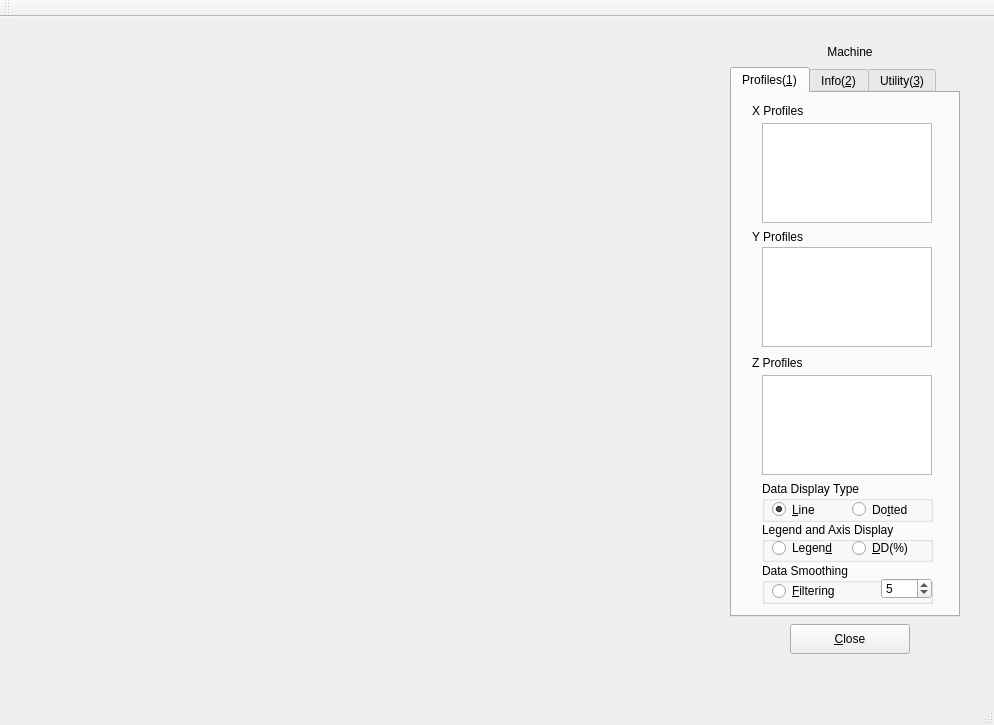
<?xml version="1.0" encoding="UTF-8"?>
<ui version="4.0">
 <class>PlotComp</class>
 <widget class="QMainWindow" name="PlotComp">
  <property name="geometry">
   <rect>
    <x>0</x>
    <y>0</y>
    <width>994</width>
    <height>725</height>
   </rect>
  </property>
  <property name="windowTitle">
   <string>PlotComp</string>
  </property>
  <widget class="QWidget" name="centralWidget">
   <widget class="QPushButton" name="pushButtonDone">
    <property name="geometry">
     <rect>
      <x>790</x>
      <y>607</y>
      <width>120</width>
      <height>30</height>
     </rect>
    </property>
    <property name="text">
     <string>&amp;Close</string>
    </property>
    <property name="shortcut">
     <string>Alt+C</string>
    </property>
   </widget>
   <widget class="MyPlotComp" name="qwtPlot" native="true">
    <property name="geometry">
     <rect>
      <x>30</x>
      <y>24</y>
      <width>690</width>
      <height>580</height>
     </rect>
    </property>
   </widget>
   <widget class="QLabel" name="textLabelMachine">
    <property name="geometry">
     <rect>
      <x>750</x>
      <y>22</y>
      <width>200</width>
      <height>25</height>
     </rect>
    </property>
    <property name="text">
     <string>Machine</string>
    </property>
    <property name="alignment">
     <set>Qt::AlignCenter</set>
    </property>
    <property name="wordWrap">
     <bool>true</bool>
    </property>
   </widget>
   <widget class="QTabWidget" name="tabWidget">
    <property name="geometry">
     <rect>
      <x>730</x>
      <y>50</y>
      <width>230</width>
      <height>550</height>
     </rect>
    </property>
    <property name="currentIndex">
     <number>0</number>
    </property>
    <widget class="QWidget" name="tab">
     <attribute name="title">
      <string>Profiles(&amp;1)</string>
     </attribute>
     <widget class="QLabel" name="textLabelX">
      <property name="geometry">
       <rect>
        <x>20</x>
        <y>10</y>
        <width>140</width>
        <height>16</height>
       </rect>
      </property>
      <property name="text">
       <string>X Profiles</string>
      </property>
      <property name="wordWrap">
       <bool>false</bool>
      </property>
     </widget>
     <widget class="QLabel" name="textLabelY">
      <property name="geometry">
       <rect>
        <x>20</x>
        <y>136</y>
        <width>140</width>
        <height>16</height>
       </rect>
      </property>
      <property name="text">
       <string>Y Profiles</string>
      </property>
      <property name="wordWrap">
       <bool>false</bool>
      </property>
     </widget>
     <widget class="QListWidget" name="yListBox">
      <property name="geometry">
       <rect>
        <x>30</x>
        <y>154</y>
        <width>170</width>
        <height>100</height>
       </rect>
      </property>
     </widget>
     <widget class="QLabel" name="textLabelZ">
      <property name="geometry">
       <rect>
        <x>20</x>
        <y>262</y>
        <width>140</width>
        <height>16</height>
       </rect>
      </property>
      <property name="text">
       <string>Z Profiles</string>
      </property>
      <property name="wordWrap">
       <bool>false</bool>
      </property>
     </widget>
     <widget class="QGroupBox" name="groupBoxSmooth">
      <property name="geometry">
       <rect>
        <x>30</x>
        <y>470</y>
        <width>171</width>
        <height>41</height>
       </rect>
      </property>
      <property name="title">
       <string>Data Smoothing</string>
      </property>
      <widget class="QRadioButton" name="radioButtonFiltered">
       <property name="geometry">
        <rect>
         <x>10</x>
         <y>18</y>
         <width>80</width>
         <height>20</height>
        </rect>
       </property>
       <property name="text">
        <string>&amp;Filtering</string>
       </property>
       <property name="shortcut">
        <string>Alt+F</string>
       </property>
       <property name="checked">
        <bool>false</bool>
       </property>
      </widget>
      <widget class="QSpinBox" name="spinBoxOrder">
       <property name="geometry">
        <rect>
         <x>119</x>
         <y>15</y>
         <width>51</width>
         <height>21</height>
        </rect>
       </property>
       <property name="minimum">
        <number>3</number>
       </property>
       <property name="singleStep">
        <number>2</number>
       </property>
       <property name="value">
        <number>5</number>
       </property>
      </widget>
     </widget>
     <widget class="QGroupBox" name="groupBoxLegend">
      <property name="geometry">
       <rect>
        <x>30</x>
        <y>429</y>
        <width>171</width>
        <height>40</height>
       </rect>
      </property>
      <property name="title">
       <string>Legend and Axis Display</string>
      </property>
      <widget class="QRadioButton" name="radioButtonLegend">
       <property name="geometry">
        <rect>
         <x>10</x>
         <y>16</y>
         <width>70</width>
         <height>20</height>
        </rect>
       </property>
       <property name="text">
        <string>Legen&amp;d</string>
       </property>
       <property name="shortcut">
        <string>Alt+D</string>
       </property>
       <property name="checked">
        <bool>false</bool>
       </property>
      </widget>
      <widget class="QRadioButton" name="radioButtonDD">
       <property name="geometry">
        <rect>
         <x>90</x>
         <y>16</y>
         <width>71</width>
         <height>20</height>
        </rect>
       </property>
       <property name="text">
        <string>&amp;DD(%)</string>
       </property>
       <property name="shortcut">
        <string>Alt+D</string>
       </property>
       <property name="checked">
        <bool>false</bool>
       </property>
      </widget>
     </widget>
     <widget class="QListWidget" name="xListBox">
      <property name="geometry">
       <rect>
        <x>30</x>
        <y>30</y>
        <width>170</width>
        <height>100</height>
       </rect>
      </property>
     </widget>
     <widget class="QListWidget" name="zListBox">
      <property name="geometry">
       <rect>
        <x>30</x>
        <y>282</y>
        <width>170</width>
        <height>100</height>
       </rect>
      </property>
     </widget>
     <widget class="QGroupBox" name="groupBox">
      <property name="geometry">
       <rect>
        <x>30</x>
        <y>388</y>
        <width>171</width>
        <height>41</height>
       </rect>
      </property>
      <property name="title">
       <string>Data Display Type</string>
      </property>
      <widget class="QRadioButton" name="radioButtonDot">
       <property name="geometry">
        <rect>
         <x>90</x>
         <y>18</y>
         <width>71</width>
         <height>21</height>
        </rect>
       </property>
       <property name="text">
        <string>Do&amp;tted</string>
       </property>
       <property name="shortcut">
        <string>Alt+T</string>
       </property>
       <attribute name="buttonGroup">
        <string notr="true">buttonGroup_2</string>
       </attribute>
      </widget>
      <widget class="QRadioButton" name="radioButtonLine">
       <property name="geometry">
        <rect>
         <x>10</x>
         <y>18</y>
         <width>61</width>
         <height>21</height>
        </rect>
       </property>
       <property name="text">
        <string>&amp;Line</string>
       </property>
       <property name="shortcut">
        <string>Alt+L</string>
       </property>
       <property name="checked">
        <bool>true</bool>
       </property>
       <attribute name="buttonGroup">
        <string notr="true">buttonGroup_2</string>
       </attribute>
      </widget>
     </widget>
    </widget>
    <widget class="QWidget" name="tab_2">
     <attribute name="title">
      <string>Info(&amp;2)</string>
     </attribute>
     <widget class="QGroupBox" name="groupBoxSummary">
      <property name="geometry">
       <rect>
        <x>10</x>
        <y>6</y>
        <width>210</width>
        <height>420</height>
       </rect>
      </property>
      <property name="sizePolicy">
       <sizepolicy hsizetype="Fixed" vsizetype="Fixed">
        <horstretch>0</horstretch>
        <verstretch>0</verstretch>
       </sizepolicy>
      </property>
      <property name="title">
       <string>Calculation Summary</string>
      </property>
      <widget class="QLabel" name="textLabelDate">
       <property name="geometry">
        <rect>
         <x>10</x>
         <y>30</y>
         <width>40</width>
         <height>21</height>
        </rect>
       </property>
       <property name="text">
        <string>Date:</string>
       </property>
       <property name="wordWrap">
        <bool>false</bool>
       </property>
      </widget>
      <widget class="QLabel" name="textLabelCPU">
       <property name="geometry">
        <rect>
         <x>10</x>
         <y>73</y>
         <width>98</width>
         <height>21</height>
        </rect>
       </property>
       <property name="text">
        <string>CPU Time (min):</string>
       </property>
       <property name="wordWrap">
        <bool>false</bool>
       </property>
      </widget>
      <widget class="QLabel" name="textLabelPhantom">
       <property name="geometry">
        <rect>
         <x>10</x>
         <y>93</y>
         <width>90</width>
         <height>21</height>
        </rect>
       </property>
       <property name="text">
        <string>Phantom Size:</string>
       </property>
       <property name="wordWrap">
        <bool>false</bool>
       </property>
      </widget>
      <widget class="QLabel" name="textLabelVoxel">
       <property name="geometry">
        <rect>
         <x>10</x>
         <y>114</y>
         <width>102</width>
         <height>21</height>
        </rect>
       </property>
       <property name="text">
        <string>Voxel Size (mm):</string>
       </property>
       <property name="wordWrap">
        <bool>false</bool>
       </property>
      </widget>
      <widget class="QLabel" name="textLabelTime">
       <property name="geometry">
        <rect>
         <x>10</x>
         <y>51</y>
         <width>40</width>
         <height>21</height>
        </rect>
       </property>
       <property name="text">
        <string>Time:</string>
       </property>
       <property name="wordWrap">
        <bool>false</bool>
       </property>
      </widget>
      <widget class="QLabel" name="textLabelSSD">
       <property name="geometry">
        <rect>
         <x>10</x>
         <y>135</y>
         <width>90</width>
         <height>21</height>
        </rect>
       </property>
       <property name="text">
        <string>SSD (mm):</string>
       </property>
       <property name="wordWrap">
        <bool>false</bool>
       </property>
      </widget>
      <widget class="QLabel" name="textLabelSp">
       <property name="geometry">
        <rect>
         <x>10</x>
         <y>198</y>
         <width>90</width>
         <height>21</height>
        </rect>
       </property>
       <property name="text">
        <string>Sp (cm):</string>
       </property>
       <property name="wordWrap">
        <bool>false</bool>
       </property>
      </widget>
      <widget class="QLabel" name="textLabelSs">
       <property name="geometry">
        <rect>
         <x>10</x>
         <y>219</y>
         <width>90</width>
         <height>21</height>
        </rect>
       </property>
       <property name="text">
        <string>Ss (cm):</string>
       </property>
       <property name="wordWrap">
        <bool>false</bool>
       </property>
      </widget>
      <widget class="QLabel" name="textLabelEmin">
       <property name="geometry">
        <rect>
         <x>10</x>
         <y>261</y>
         <width>90</width>
         <height>21</height>
        </rect>
       </property>
       <property name="text">
        <string>Emin (MeV):</string>
       </property>
       <property name="wordWrap">
        <bool>false</bool>
       </property>
      </widget>
      <widget class="QLabel" name="textLabelEmax">
       <property name="geometry">
        <rect>
         <x>10</x>
         <y>282</y>
         <width>90</width>
         <height>21</height>
        </rect>
       </property>
       <property name="text">
        <string>Emax (MeV):</string>
       </property>
       <property name="wordWrap">
        <bool>false</bool>
       </property>
      </widget>
      <widget class="QLabel" name="textLabelB">
       <property name="geometry">
        <rect>
         <x>10</x>
         <y>324</y>
         <width>90</width>
         <height>21</height>
        </rect>
       </property>
       <property name="text">
        <string>B (Broadness):</string>
       </property>
       <property name="wordWrap">
        <bool>false</bool>
       </property>
      </widget>
      <widget class="QLabel" name="textLabelL">
       <property name="geometry">
        <rect>
         <x>10</x>
         <y>302</y>
         <width>100</width>
         <height>21</height>
        </rect>
       </property>
       <property name="text">
        <string>L (Low Energy):</string>
       </property>
       <property name="wordWrap">
        <bool>false</bool>
       </property>
      </widget>
      <widget class="QLineEdit" name="lineEditL">
       <property name="enabled">
        <bool>false</bool>
       </property>
       <property name="geometry">
        <rect>
         <x>112</x>
         <y>303</y>
         <width>90</width>
         <height>22</height>
        </rect>
       </property>
      </widget>
      <widget class="QLineEdit" name="lineEditTime">
       <property name="enabled">
        <bool>false</bool>
       </property>
       <property name="geometry">
        <rect>
         <x>112</x>
         <y>51</y>
         <width>90</width>
         <height>22</height>
        </rect>
       </property>
      </widget>
      <widget class="QLineEdit" name="lineEditPs">
       <property name="enabled">
        <bool>false</bool>
       </property>
       <property name="geometry">
        <rect>
         <x>112</x>
         <y>177</y>
         <width>90</width>
         <height>22</height>
        </rect>
       </property>
      </widget>
      <widget class="QLineEdit" name="lineEditVoxel">
       <property name="enabled">
        <bool>false</bool>
       </property>
       <property name="geometry">
        <rect>
         <x>112</x>
         <y>114</y>
         <width>90</width>
         <height>22</height>
        </rect>
       </property>
      </widget>
      <widget class="QLineEdit" name="lineEditSSD">
       <property name="enabled">
        <bool>false</bool>
       </property>
       <property name="geometry">
        <rect>
         <x>112</x>
         <y>135</y>
         <width>90</width>
         <height>22</height>
        </rect>
       </property>
      </widget>
      <widget class="QLineEdit" name="lineEditDate">
       <property name="enabled">
        <bool>false</bool>
       </property>
       <property name="geometry">
        <rect>
         <x>112</x>
         <y>30</y>
         <width>90</width>
         <height>22</height>
        </rect>
       </property>
      </widget>
      <widget class="QLineEdit" name="lineEditB">
       <property name="enabled">
        <bool>false</bool>
       </property>
       <property name="geometry">
        <rect>
         <x>112</x>
         <y>324</y>
         <width>90</width>
         <height>22</height>
        </rect>
       </property>
      </widget>
      <widget class="QLineEdit" name="lineEditPp">
       <property name="enabled">
        <bool>false</bool>
       </property>
       <property name="geometry">
        <rect>
         <x>112</x>
         <y>156</y>
         <width>90</width>
         <height>22</height>
        </rect>
       </property>
      </widget>
      <widget class="QLineEdit" name="lineEditCPU">
       <property name="enabled">
        <bool>false</bool>
       </property>
       <property name="geometry">
        <rect>
         <x>112</x>
         <y>72</y>
         <width>90</width>
         <height>22</height>
        </rect>
       </property>
      </widget>
      <widget class="QLineEdit" name="lineEditEmin">
       <property name="enabled">
        <bool>false</bool>
       </property>
       <property name="geometry">
        <rect>
         <x>112</x>
         <y>261</y>
         <width>90</width>
         <height>22</height>
        </rect>
       </property>
      </widget>
      <widget class="QLineEdit" name="lineEditEmax">
       <property name="enabled">
        <bool>false</bool>
       </property>
       <property name="geometry">
        <rect>
         <x>112</x>
         <y>282</y>
         <width>90</width>
         <height>22</height>
        </rect>
       </property>
      </widget>
      <widget class="QLineEdit" name="lineEditPhantom">
       <property name="enabled">
        <bool>false</bool>
       </property>
       <property name="geometry">
        <rect>
         <x>112</x>
         <y>93</y>
         <width>90</width>
         <height>22</height>
        </rect>
       </property>
      </widget>
      <widget class="QLineEdit" name="lineEditSs">
       <property name="enabled">
        <bool>false</bool>
       </property>
       <property name="geometry">
        <rect>
         <x>112</x>
         <y>219</y>
         <width>90</width>
         <height>22</height>
        </rect>
       </property>
      </widget>
      <widget class="QLineEdit" name="lineEditSp">
       <property name="enabled">
        <bool>false</bool>
       </property>
       <property name="geometry">
        <rect>
         <x>112</x>
         <y>198</y>
         <width>90</width>
         <height>22</height>
        </rect>
       </property>
      </widget>
      <widget class="QLineEdit" name="lineEditPe">
       <property name="enabled">
        <bool>false</bool>
       </property>
       <property name="geometry">
        <rect>
         <x>112</x>
         <y>240</y>
         <width>90</width>
         <height>22</height>
        </rect>
       </property>
      </widget>
      <widget class="QLabel" name="textLabelPp">
       <property name="geometry">
        <rect>
         <x>10</x>
         <y>156</y>
         <width>90</width>
         <height>21</height>
        </rect>
       </property>
       <property name="text">
        <string>Pp (%):</string>
       </property>
       <property name="wordWrap">
        <bool>false</bool>
       </property>
      </widget>
      <widget class="QLabel" name="textLabelPs">
       <property name="geometry">
        <rect>
         <x>10</x>
         <y>177</y>
         <width>90</width>
         <height>21</height>
        </rect>
       </property>
       <property name="text">
        <string>Ps (%):</string>
       </property>
       <property name="wordWrap">
        <bool>false</bool>
       </property>
      </widget>
      <widget class="QLabel" name="textLabelPe">
       <property name="geometry">
        <rect>
         <x>10</x>
         <y>240</y>
         <width>90</width>
         <height>21</height>
        </rect>
       </property>
       <property name="text">
        <string>Pe (%):</string>
       </property>
       <property name="wordWrap">
        <bool>false</bool>
       </property>
      </widget>
      <widget class="QLabel" name="textLabelZval">
       <property name="geometry">
        <rect>
         <x>10</x>
         <y>366</y>
         <width>90</width>
         <height>21</height>
        </rect>
       </property>
       <property name="text">
        <string>Z (Thickness):</string>
       </property>
       <property name="wordWrap">
        <bool>false</bool>
       </property>
      </widget>
      <widget class="QLineEdit" name="lineEditZval">
       <property name="enabled">
        <bool>false</bool>
       </property>
       <property name="geometry">
        <rect>
         <x>112</x>
         <y>366</y>
         <width>90</width>
         <height>22</height>
        </rect>
       </property>
      </widget>
      <widget class="QLabel" name="textLabelA">
       <property name="geometry">
        <rect>
         <x>10</x>
         <y>345</y>
         <width>90</width>
         <height>21</height>
        </rect>
       </property>
       <property name="text">
        <string>A (Absorption):</string>
       </property>
       <property name="wordWrap">
        <bool>false</bool>
       </property>
      </widget>
      <widget class="QLineEdit" name="lineEditA">
       <property name="enabled">
        <bool>false</bool>
       </property>
       <property name="geometry">
        <rect>
         <x>112</x>
         <y>345</y>
         <width>90</width>
         <height>22</height>
        </rect>
       </property>
      </widget>
      <widget class="QLineEdit" name="lineEditNu">
       <property name="enabled">
        <bool>false</bool>
       </property>
       <property name="geometry">
        <rect>
         <x>112</x>
         <y>387</y>
         <width>90</width>
         <height>22</height>
        </rect>
       </property>
      </widget>
      <widget class="QLabel" name="textLabelNu">
       <property name="geometry">
        <rect>
         <x>10</x>
         <y>387</y>
         <width>90</width>
         <height>21</height>
        </rect>
       </property>
       <property name="text">
        <string>Nu (Att'n):</string>
       </property>
       <property name="wordWrap">
        <bool>false</bool>
       </property>
      </widget>
     </widget>
    </widget>
    <widget class="QWidget" name="TabPage">
     <attribute name="title">
      <string>Utility(&amp;3)</string>
     </attribute>
     <widget class="QGroupBox" name="groupBoxPrint">
      <property name="geometry">
       <rect>
        <x>10</x>
        <y>440</y>
        <width>211</width>
        <height>70</height>
       </rect>
      </property>
      <property name="title">
       <string>Print PDD and Profiles</string>
      </property>
      <widget class="QPushButton" name="pushButtonPrintAll">
       <property name="geometry">
        <rect>
         <x>110</x>
         <y>27</y>
         <width>80</width>
         <height>30</height>
        </rect>
       </property>
       <property name="text">
        <string>Print &amp;All</string>
       </property>
       <property name="shortcut">
        <string>Alt+A</string>
       </property>
      </widget>
     </widget>
     <widget class="QGroupBox" name="groupBoxCurve">
      <property name="geometry">
       <rect>
        <x>10</x>
        <y>320</y>
        <width>211</width>
        <height>90</height>
       </rect>
      </property>
      <property name="title">
       <string>Show PDD and Profiles</string>
      </property>
      <widget class="QRadioButton" name="radioButtonMeas">
       <property name="geometry">
        <rect>
         <x>20</x>
         <y>28</y>
         <width>150</width>
         <height>21</height>
        </rect>
       </property>
       <property name="text">
        <string>Measured Curves</string>
       </property>
       <property name="checked">
        <bool>false</bool>
       </property>
      </widget>
      <widget class="QRadioButton" name="radioButtonCalc">
       <property name="geometry">
        <rect>
         <x>20</x>
         <y>52</y>
         <width>130</width>
         <height>21</height>
        </rect>
       </property>
       <property name="text">
        <string>Calculated Curves</string>
       </property>
       <property name="checked">
        <bool>true</bool>
       </property>
      </widget>
     </widget>
     <widget class="QGroupBox" name="groupBoxOutput">
      <property name="geometry">
       <rect>
        <x>10</x>
        <y>10</y>
        <width>211</width>
        <height>190</height>
       </rect>
      </property>
      <property name="title">
       <string>Plot Output Factor</string>
      </property>
      <widget class="QLabel" name="textLabelDepth">
       <property name="geometry">
        <rect>
         <x>20</x>
         <y>20</y>
         <width>81</width>
         <height>31</height>
        </rect>
       </property>
       <property name="text">
        <string>Depth (mm)</string>
       </property>
       <property name="wordWrap">
        <bool>false</bool>
       </property>
      </widget>
      <widget class="QLabel" name="textLabelXRange">
       <property name="geometry">
        <rect>
         <x>20</x>
         <y>50</y>
         <width>90</width>
         <height>20</height>
        </rect>
       </property>
       <property name="text">
        <string>X Range (mm)</string>
       </property>
       <property name="wordWrap">
        <bool>false</bool>
       </property>
      </widget>
      <widget class="QLabel" name="textLabelYRange">
       <property name="geometry">
        <rect>
         <x>20</x>
         <y>99</y>
         <width>90</width>
         <height>20</height>
        </rect>
       </property>
       <property name="text">
        <string>Y Range (mm)</string>
       </property>
       <property name="wordWrap">
        <bool>false</bool>
       </property>
      </widget>
      <widget class="QPushButton" name="pushButtonOF">
       <property name="geometry">
        <rect>
         <x>70</x>
         <y>150</y>
         <width>80</width>
         <height>30</height>
        </rect>
       </property>
       <property name="text">
        <string>Plot &amp;OF</string>
       </property>
       <property name="shortcut">
        <string>Alt+O</string>
       </property>
      </widget>
      <widget class="QSpinBox" name="spinBoxDepth">
       <property name="geometry">
        <rect>
         <x>118</x>
         <y>25</y>
         <width>70</width>
         <height>21</height>
        </rect>
       </property>
       <property name="maximum">
        <number>300</number>
       </property>
       <property name="value">
        <number>100</number>
       </property>
      </widget>
      <widget class="QLineEdit" name="lineEditXMin">
       <property name="geometry">
        <rect>
         <x>20</x>
         <y>73</y>
         <width>71</width>
         <height>22</height>
        </rect>
       </property>
       <property name="text">
        <string>0</string>
       </property>
      </widget>
      <widget class="QLineEdit" name="lineEditXMax">
       <property name="geometry">
        <rect>
         <x>118</x>
         <y>73</y>
         <width>71</width>
         <height>22</height>
        </rect>
       </property>
       <property name="text">
        <string>400</string>
       </property>
      </widget>
      <widget class="QLineEdit" name="lineEditYMin">
       <property name="geometry">
        <rect>
         <x>20</x>
         <y>121</y>
         <width>71</width>
         <height>22</height>
        </rect>
       </property>
       <property name="text">
        <string>0.6</string>
       </property>
      </widget>
      <widget class="QLineEdit" name="lineEditYMax">
       <property name="geometry">
        <rect>
         <x>118</x>
         <y>121</y>
         <width>71</width>
         <height>22</height>
        </rect>
       </property>
       <property name="text">
        <string>1.2</string>
       </property>
      </widget>
     </widget>
     <widget class="QGroupBox" name="groupBoxPreview">
      <property name="geometry">
       <rect>
        <x>10</x>
        <y>210</y>
        <width>211</width>
        <height>100</height>
       </rect>
      </property>
      <property name="title">
       <string>Plot PDDs</string>
      </property>
      <widget class="QPushButton" name="pushButtonPDDs">
       <property name="geometry">
        <rect>
         <x>20</x>
         <y>30</y>
         <width>80</width>
         <height>30</height>
        </rect>
       </property>
       <property name="text">
        <string>Measured</string>
       </property>
      </widget>
      <widget class="QPushButton" name="pushButtonCalcPDDs">
       <property name="geometry">
        <rect>
         <x>110</x>
         <y>30</y>
         <width>80</width>
         <height>30</height>
        </rect>
       </property>
       <property name="text">
        <string>Calculated</string>
       </property>
      </widget>
      <widget class="QRadioButton" name="radioButtonNorm">
       <property name="geometry">
        <rect>
         <x>20</x>
         <y>70</y>
         <width>171</width>
         <height>21</height>
        </rect>
       </property>
       <property name="text">
        <string>Normalization</string>
       </property>
      </widget>
     </widget>
    </widget>
   </widget>
  </widget>
  <widget class="QMenuBar" name="menuBar">
   <property name="geometry">
    <rect>
     <x>0</x>
     <y>0</y>
     <width>994</width>
     <height>23</height>
    </rect>
   </property>
  </widget>
  <widget class="QToolBar" name="mainToolBar">
   <attribute name="toolBarArea">
    <enum>TopToolBarArea</enum>
   </attribute>
   <attribute name="toolBarBreak">
    <bool>false</bool>
   </attribute>
  </widget>
  <widget class="QStatusBar" name="statusBar"/>
 </widget>
 <layoutdefault spacing="6" margin="11"/>
 <customwidgets>
  <customwidget>
   <class>MyPlotComp</class>
   <extends>QWidget</extends>
   <header>myplotcomp.h</header>
   <container>1</container>
  </customwidget>
 </customwidgets>
 <resources/>
 <connections/>
 <buttongroups>
  <buttongroup name="buttonGroup_2"/>
 </buttongroups>
</ui>
